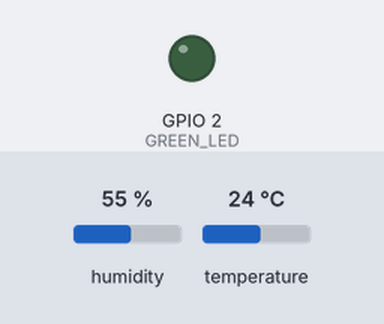
A sketch run on a simulated ESP8266 (Wemos D1 mini). Shown: output pins drawn as LEDs (lit = HIGH). The test bench sets the inputs (shaded band); at power-on: humidity 55 %, temperature 24 °C. WiFi joins after 1.5 s; servers stay silent unless stated; what the sketch prints to the serial monitor is not drawn.

Above: at 1.5 s.
At 6.9 s:
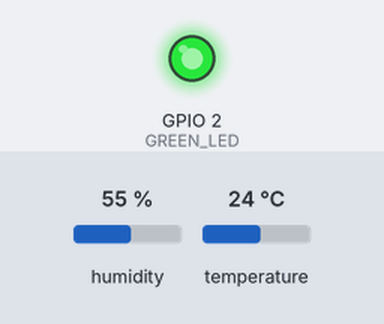
Timing chart, 0 to 8.4 s (numbered marks = the images above):
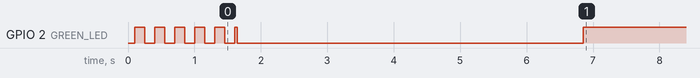

The sketch:

Zabbix_Sender_Wemos_D1_DTH22.ino
```cpp
#include <ESP8266WiFi.h>
#include "settings.h"
#include "zabbixSender.h"

#include <Adafruit_Sensor.h>
#include <DHT.h>
#include <DHT_U.h>


DHT_Unified dht(DHTPIN, DHTTYPE);

float temp = 0;
float humid = 0;

// ****** Main ******

void setup() {

    Serial.begin(115200);
    delay(100);

    Serial.println("=== SETUP Start ===");

    pinMode(GREEN_LED, OUTPUT);

    Serial.println("Waiting for WiFi... ");

    // Indicação para o Usuario
    digitalWrite(GREEN_LED, LOW);
    WiFi.begin(ssid, wifiKey);
    WiFi.hostname(hostname);
    // current wifi ap connect cycles
    int wccycles = 0;
    while(WiFi.status() != WL_CONNECTED) {
        Serial.print(".");
        Serial.print((int)WiFi.status());
        wccycles++;

        // tentando maxWifiConnectcycles do que deepsleep
        if (wccycles > maxWifiConnectcycles) {
          Serial.printf("\n[ERROR] WLAN TIMEOUT - Abort\n");
          // indicate to user
          digitalWrite(GREEN_LED, HIGH);
          delay(1000);
         }
          digitalWrite(GREEN_LED, HIGH);
          delay(150);
          digitalWrite(GREEN_LED, LOW);
          delay(150);
    }

    // Apos conectar
    digitalWrite(GREEN_LED, HIGH);
    Serial.printf("\nHostname: ");
    Serial.print(WiFi.hostname());
    Serial.printf("\nWiFi connected. IP address:");
    Serial.println(WiFi.localIP());


    // Iniciar sensor DHT22
    beginDHT22();

    Serial.println("=== SETUP End ===");

} // setup


void loop() {
    Serial.println("=== START ===");
    // init sensor

    if(WiFi.status() == WL_CONNECTED){ Serial.println("Waiting for WiFi... ");  digitalWrite(GREEN_LED, LOW); }

     while(WiFi.status() != WL_CONNECTED) {

          Serial.print(".");
          Serial.print((int)WiFi.status());

          digitalWrite(GREEN_LED, HIGH);
          delay(250);
          digitalWrite(GREEN_LED, LOW);
          delay(750);

         }

        readDHT22(); // leitura dos dados do sensor

    Serial.printf("Valores Coletados. temp:%f, hum:%f\n", temp, humid);

    ZabbixSender zs;
    String jsonPayload;
    jsonPayload = zs.createPayload(hostname, temp, humid);

    // criar mensaagem no formato zabbix sender
    String msg = zs.createMessage(jsonPayload);

    // conectar e transmitir
    Serial.printf("==> Conectando para :%s:%d\n", server, port);
     digitalWrite(GREEN_LED, LOW);

    // conectar ao servidor
    WiFiClient client;

    if (!client.connect(server, port)) {
        Serial.printf("[ERROR] Conexão Falhou - Abortar\n");
        digitalWrite(GREEN_LED, HIGH);
        delay(1000);
            //Aguarda o proximo envio
        delay(sendDataIntervallSec * 1000);

    }

    Serial.println("Conectado. Enviado dados");
    client.print(msg);
    unsigned long startTime = millis();
    while (client.available() == 0) {
        if (millis() - startTime > maxTransmissionTimeout) {
            Serial.printf("[ERROR] Transmissão TIMEOUT - Abortar \n");
            client.stop();
            // indicate to user
            digitalWrite(GREEN_LED, HIGH);
            delay(1000);
                //Aguarda o proximo envio
            delay(sendDataIntervallSec * 1000);
        }
    }


    digitalWrite(GREEN_LED, HIGH);

    // ler replica do zabbix server
    while(client.available()) {
        String line = client.readStringUntil('\r');
        Serial.print(line);
    }
    Serial.println();

    Serial.printf("Fechando Conexão - Aguarda por %d sec...\n", sendDataIntervallSec);
    client.stop();

    //Aguarda o proximo envio
    delay(sendDataIntervallSec * 1000);

}


void readDHT22() {

  sensors_event_t event;

  dht.temperature().getEvent(&event);
  if (isnan(event.temperature)) {
    Serial.println("Erro de Leitura de Temperatura!");
  }
  else temp = event.temperature;

  dht.humidity().getEvent(&event);
  if (isnan(event.relative_humidity)) {
    Serial.println("Erro de Leitura da Umidade!");
  }
  else humid = event.relative_humidity;

}

void beginDHT22(){

    dht.begin();

    Serial.println("");
    Serial.println("");
    Serial.println("DHTxx Unified Sensor Example");

    sensor_t sensor;
    dht.temperature().getSensor(&sensor);
    Serial.println("------------------------------------");
    Serial.println("Temperatura");
    Serial.print  ("Sensor:      "); Serial.println(sensor.name);
    Serial.print  ("Driver Ver:  "); Serial.println(sensor.version);
    Serial.print  ("Unique ID:   "); Serial.println(sensor.sensor_id);
    Serial.print  ("Max Valor:   "); Serial.print(sensor.max_value); Serial.println(" *C");
    Serial.print  ("Min Valor:   "); Serial.print(sensor.min_value); Serial.println(" *C");
    Serial.print  ("Resolução:   "); Serial.print(sensor.resolution); Serial.println(" *C");
    Serial.println("------------------------------------");

    dht.humidity().getSensor(&sensor);
    Serial.println("------------------------------------");
    Serial.println("Humidity");
    Serial.print  ("Sensor:       "); Serial.println(sensor.name);
    Serial.print  ("Driver Ver:   "); Serial.println(sensor.version);
    Serial.print  ("Unique ID:    "); Serial.println(sensor.sensor_id);
    Serial.print  ("Max Value:    "); Serial.print(sensor.max_value); Serial.println("%");
    Serial.print  ("Min Value:    "); Serial.print(sensor.min_value); Serial.println("%");
    Serial.print  ("Resolution:   "); Serial.print(sensor.resolution); Serial.println("%");
    Serial.println("------------------------------------");


}
```

ZabbixSender.cpp
```cpp
#include <string>
#include <ArduinoJson.h>
#include "ZabbixSender.h"

ZabbixSender::ZabbixSender() {
}

ZabbixSender::ZabbixSender(const ZabbixSender& orig) {
}

ZabbixSender::~ZabbixSender() {
}

String ZabbixSender::createPayload(const char *hostname, float temp, float humid) {
    DynamicJsonBuffer jsonBuffer(ZJSONBUFFER_SIZE);
    JsonObject& root = jsonBuffer.createObject();
    root["request"] = "sender data";

    JsonArray& data = root.createNestedArray("data");

    JsonObject& data_0 = data.createNestedObject();
    data_0["host"] = hostname;
    data_0["key"] = "temp";
    data_0["value"] = temp;

    JsonObject& data_1 = data.createNestedObject();
    data_1["host"] = hostname;
    data_1["key"] = "humid";
    data_1["value"] = humid;

    String json;
    root.printTo(json);
    return json;
}

/**
 * Create message to send to zabbix based on payload
 */
String ZabbixSender::createMessage(String jsonPayload) {
    String header = "ZBXD\x01";
    // we will use only 2 bytes, will never exceed length = 65565
    String placeholderLen = "12345678";
    String msg = header + placeholderLen + jsonPayload;
    uint16_t len = jsonPayload.length();

    // patch the string
    char zNull = '\x00';
    unsigned char lenLsb = (unsigned char) (len & 0xFF);
    unsigned char lenMsb = (unsigned char) ((len >> 8)& 0xFF);

    msg.setCharAt(5, lenLsb);
    msg.setCharAt(6, lenMsb);
    // len padding
    msg.setCharAt(7, zNull);
    msg.setCharAt(8, zNull);
    msg.setCharAt(9, zNull);
    msg.setCharAt(10, zNull);
    msg.setCharAt(11, zNull);
    msg.setCharAt(12, zNull);

    return msg;
}
```

ZabbixSender.h
```cpp
#ifndef ZABBIXSENDER_H
#define ZABBIXSENDER_H

#include <stdio.h>
#include <string>

#ifndef ZJSONBUFFER_SIZE
#define ZJSONBUFFER_SIZE 1100
#endif

class ZabbixSender {
public:
  ZabbixSender();
  ZabbixSender(const ZabbixSender& orig);
  virtual ~ZabbixSender();
  String createPayload(const char *hostname, float temp, float humid);
  String createMessage(String jsonPayload);
private:
};

#endif /* ZABBIXSENDER_H */
```

settings.h
```cpp
// ***** Zabbix configurações relacionadas *****
// zabbix server or proxy - IP ou FQDN
const char * server = "IP_SERVER";

// Zabbix trapper port
const uint16_t port = 10051;

// Hostname do host no Zabbix
const char * hostname = "hostname_arduino";

// ***** WiFi configurações relacionadas *****
// WiFi SSID para conectar (case sensitive)
const char * ssid = "WIFISSID";

// WiFi Senha
const char * wifiKey = "PASSWORD";


// ***** Sensor configurações relacionadas *****
// Enviar o intervalo de dados em segundos após a conexão e envio de dados
const int sendDataIntervallSec = 60;


// ***** Application configurações relacionadas *****
// Número de ciclos de conexão Wi-Fi antes de ir dormir profundamente
int maxWifiConnectcycles = 20;
// tempo limite máximo de conexão em ms após conexão wifi e espera por conexão ao zabbix-server
const int maxConnectionTimeout = 5 * 1000;
// tempo limite máximo de transmissão em ms após conexão ao zabbix-server e início do envio de dados
const int maxTransmissionTimeout = 5 * 1000;

// ***** LEDs *****
// On Errors
int RED_LED = 16;
// On enquanto espera por wlan e envia dados
int GREEN_LED = 2; // LOW para ligar e HIGH para desligar

// ****** Sensor DHT22 ******

#define DHTPIN            14
#define DHTTYPE           DHT22
```

Measured:
- by itself, GPIO 2 (GREEN_LED): goes 4 × (LOW 0.15 s, HIGH 0.15 s), LOW 0.15 s, HIGH 0.04 s, LOW 5.2 s, then HIGH
